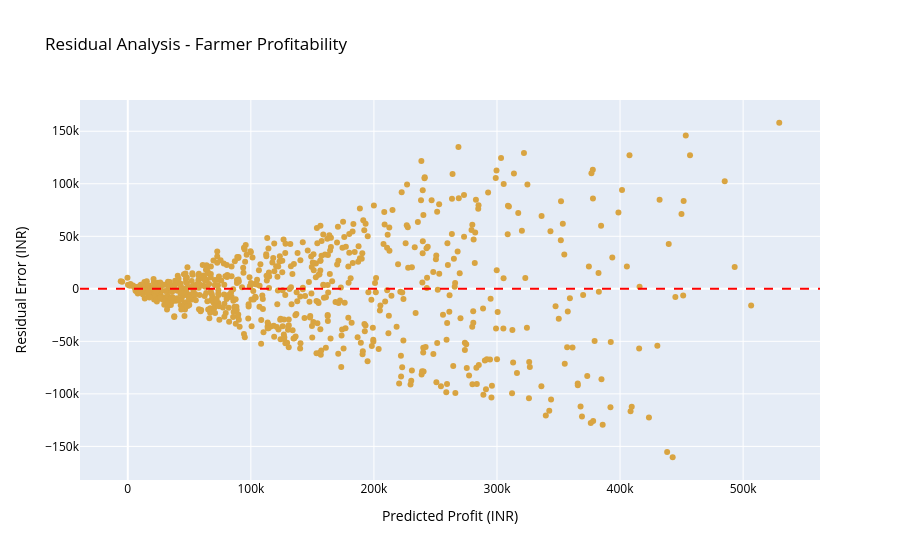

The code cell stored with this chart in its notebook:
### Code cell
fig = px.scatter(
    x=profit_predictions,
    y=profit_error,
    title="Residual Analysis - Farmer Profitability",
    labels={
        "x": "Predicted Profit (INR)",
        "y": "Residual Error (INR)"
    },
    color_discrete_sequence=["#D9A441"]
)

fig.add_hline(
    y=0,
    line_dash="dash",
    line_color="red"
)

fig.update_layout(
    font=dict(color="black"),
    title_font_color="black"
)

fig.show()

### Figure 1 — Plotly figure (JSON) as saved in the notebook; plotly's stock layout.template omitted (floating-point values rounded to 4 significant figures; data arrays with more than 128 entries replaced by an {"elided": "..."} marker saying what was removed)
{"data": [{"hovertemplate": "Predicted Profit (INR)=%{x}<br>Residual Error (INR)=%{y}<extra></extra>", "legendgroup": "", "marker": {"color": "#D9A441", "symbol": "circle"}, "mode": "markers", "name": "", "orientation": "v", "showlegend": false, "type": "scatter", "x": {"elided": "720 float values"}, "xaxis": "x", "y": {"elided": "720 float values"}, "yaxis": "y"}], "layout": {"font": {"color": "black"}, "legend": {"tracegroupgap": 0}, "shapes": [{"line": {"color": "red", "dash": "dash"}, "type": "line", "x0": 0, "x1": 1, "xref": "x domain", "y0": 0, "y1": 0, "yref": "y"}], "title": {"font": {"color": "black"}, "text": "Residual Analysis - Farmer Profitability"}, "xaxis": {"anchor": "y", "domain": [0.0, 1.0], "title": {"text": "Predicted Profit (INR)"}}, "yaxis": {"anchor": "x", "domain": [0.0, 1.0], "title": {"text": "Residual Error (INR)"}}}}
